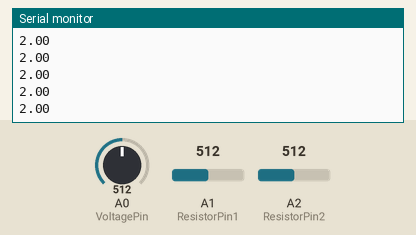
Bench run of a sketch on a simulated Arduino Uno, built with avr-gcc and run on an emulated ATmega328P. On the bench: the last lines printed to the serial monitor. The test bench sets the inputs (shaded band); at power-on: A0 (VoltagePin) = 512, A1 (ResistorPin1) = 512, A2 (ResistorPin2) = 512.

Above: at 1.2 s.
1.3 s: A0 (VoltagePin) set to 716
2.8 s: A1 (ResistorPin1) set to 716
At 3.3 s:
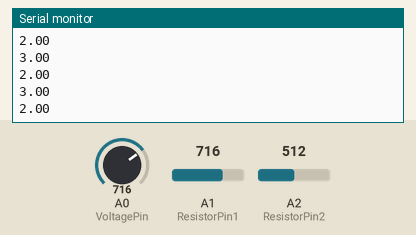
4.3 s: A2 (ResistorPin2) set to 306
At 5.4 s:
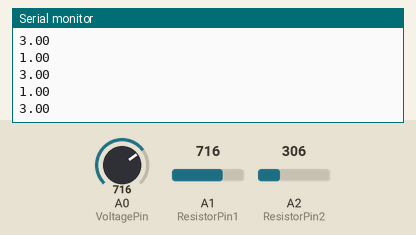
5.8 s: A0 (VoltagePin) set to 900
7.3 s: A1 (ResistorPin1) set to 900
At 8.2 s:
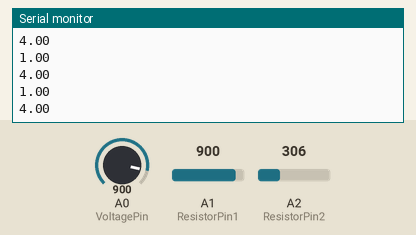
8.8 s: A2 (ResistorPin2) set to 122
At 9.3 s:
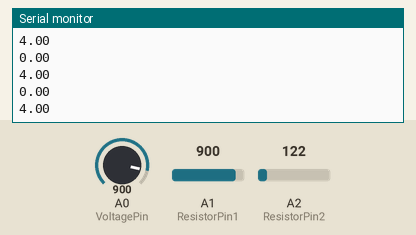
Timing chart, 0 to 11.3 s (numbered marks = the images above; inputs shaded):
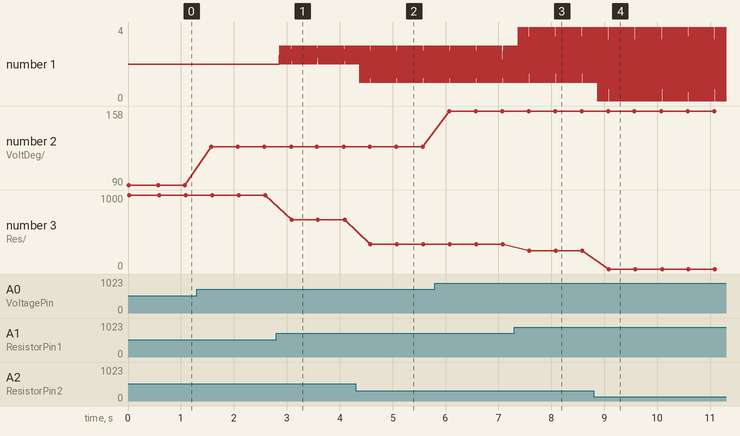

The sketch:

ArduinoDMM.ino
```cpp
#include "namespaces.h"

bool notSent = true;
String message = "";

void setup()
{
  Serial.begin(9600);
}

void loop()
{
  int voltage = map(analogRead(definitions::VoltagePin), 0, 1023, 0, 180);
  double resistorVoltage1 = map(analogRead(definitions::ResistorPin1), 0.0, 1023.0, 0.0, 5.0);
  double resistorVoltage2 = map(analogRead(definitions::ResistorPin2), 0.0, 1023.0, 0.0, 5.0);
  Serial.println(resistorVoltage1);
  Serial.println(resistorVoltage2);
  double resistance = 0.0;
  if(resistorVoltage1 > 0) resistance = resistorVoltage2 * definitions::BuiltInResistor / resistorVoltage1;
  if(millis()%definitions::WaitTime < definitions::WaitTime/2){
    if(notSent){
      Serial.println(createMessage(voltage, 'V'));
      Serial.println(createMessage(resistance, 'r'));
    }
    notSent = false;
  }
  else notSent = true;
}

template<typename T>
String createMessage(T value, char type) {
  if(type == 'r') return "Res/" + String(value);
  if(type == 'V') return "VoltDeg/" + String(value);
  return "";
}
```

namespaces.h
```cpp
namespace definitions
{
  constexpr int VoltagePin = A0;
  constexpr int ResistorPin1 = A1;
  constexpr int ResistorPin2 = A2;
  constexpr int WaitTime = 500;
  constexpr int BuiltInResistor = 1000;
}
```

Measured:
- after the input at 2.8 s, the serial monitor: prints a new line after 0.07 s (image 1)
- after the input at 4.3 s, the serial monitor: prints a new line after 0.08 s (image 2)
- after the input at 7.3 s, the serial monitor: prints a new line after 0.07 s (image 3)
- after the input at 8.8 s, the serial monitor: prints a new line after 0.08 s (image 4)
- plotted number 1: 2 → 3 after the input at 2.8 s, 3 → 4 after the input at 7.3 s
- plotted number 2: 90 → 125 after the input at 1.3 s, 125 → 158 after the input at 5.8 s
- plotted number 3: 1000 → 666.67 after the input at 2.8 s, 666.67 → 333.33 after the input at 4.3 s, 333.33 → 250 after the input at 7.3 s, 250 → 0 after the input at 8.8 s
